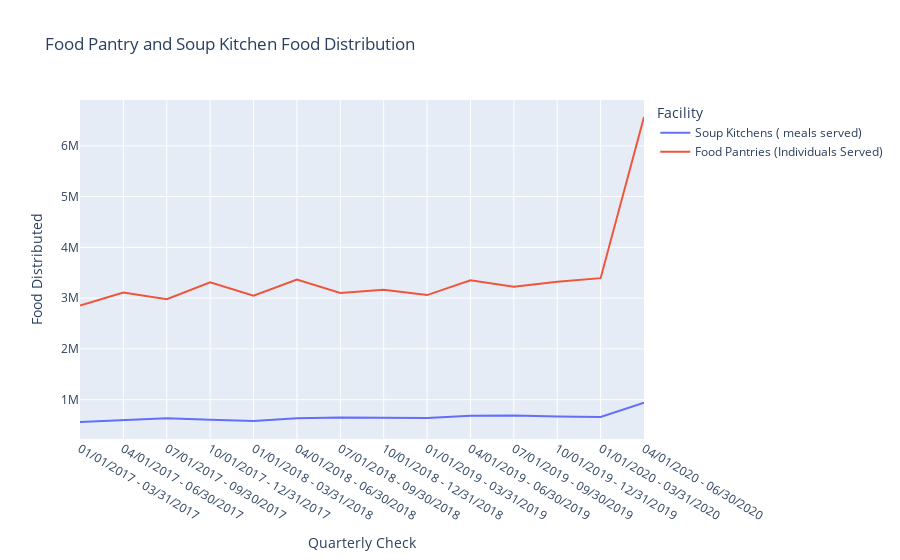

The cell this chart's notebook holds for it:
### Code cell
fig = px.line(Emergency_Food_Assistance, 
              x = 'Quarterly Check', y = 'Food Distributed', color = 'Facility', 
              title = 'Food Pantry and Soup Kitchen Food Distribution')
fig.show()

### Figure 1 — Plotly figure (JSON) as saved in the notebook; plotly's stock layout.template omitted (floating-point values rounded to 4 significant figures)
{"data": [{"hovertemplate": "Facility=Soup Kitchens ( meals served)<br>Quarterly Check=%{x}<br>Food Distributed=%{y}<extra></extra>", "legendgroup": "Soup Kitchens ( meals served)", "line": {"color": "#636efa", "dash": "solid"}, "mode": "lines", "name": "Soup Kitchens ( meals served)", "orientation": "v", "showlegend": true, "type": "scatter", "x": ["01/01/2017 - 03/31/2017", "04/01/2017 - 06/30/2017", "07/01/2017 - 09/30/2017", "10/01/2017 - 12/31/2017", "01/01/2018 - 03/31/2018", "04/01/2018 - 06/30/2018", "07/01/2018 - 09/30/2018", "10/01/2018 - 12/31/2018", "01/01/2019 - 03/31/2019", "04/01/2019 - 06/30/2019", "07/01/2019 - 09/30/2019", "10/01/2019 - 12/31/2019", "01/01/2020 - 03/31/2020", "04/01/2020 - 06/30/2020"], "xaxis": "x", "y": [558290, 597940, 634097, 603371, 580197, 631541, 649180, 641533, 637073, 681537, 688730, 667465, 658861, 938786], "yaxis": "y"}, {"hovertemplate": "Facility=Food Pantries (Individuals Served)<br>Quarterly Check=%{x}<br>Food Distributed=%{y}<extra></extra>", "legendgroup": "Food Pantries (Individuals Served)", "line": {"color": "#EF553B", "dash": "solid"}, "mode": "lines", "name": "Food Pantries (Individuals Served)", "orientation": "v", "showlegend": true, "type": "scatter", "x": ["01/01/2017 - 03/31/2017", "04/01/2017 - 06/30/2017", "07/01/2017 - 09/30/2017", "10/01/2017 - 12/31/2017", "01/01/2018 - 03/31/2018", "04/01/2018 - 06/30/2018", "07/01/2018 - 09/30/2018", "10/01/2018 - 12/31/2018", "01/01/2019 - 03/31/2019", "04/01/2019 - 06/30/2019", "07/01/2019 - 09/30/2019", "10/01/2019 - 12/31/2019", "01/01/2020 - 03/31/2020", "04/01/2020 - 06/30/2020"], "xaxis": "x", "y": [2854430, 3111791, 2980128, 3309266, 3047380, 3365723, 3102692, 3162624, 3059360, 3349553, 3222529, 3320905, 3392824, 6569071], "yaxis": "y"}], "layout": {"legend": {"title": {"text": "Facility"}, "tracegroupgap": 0}, "title": {"text": "Food Pantry and Soup Kitchen Food Distribution"}, "xaxis": {"anchor": "y", "domain": [0, 1], "title": {"text": "Quarterly Check"}}, "yaxis": {"anchor": "x", "domain": [0, 1], "title": {"text": "Food Distributed"}}}}
